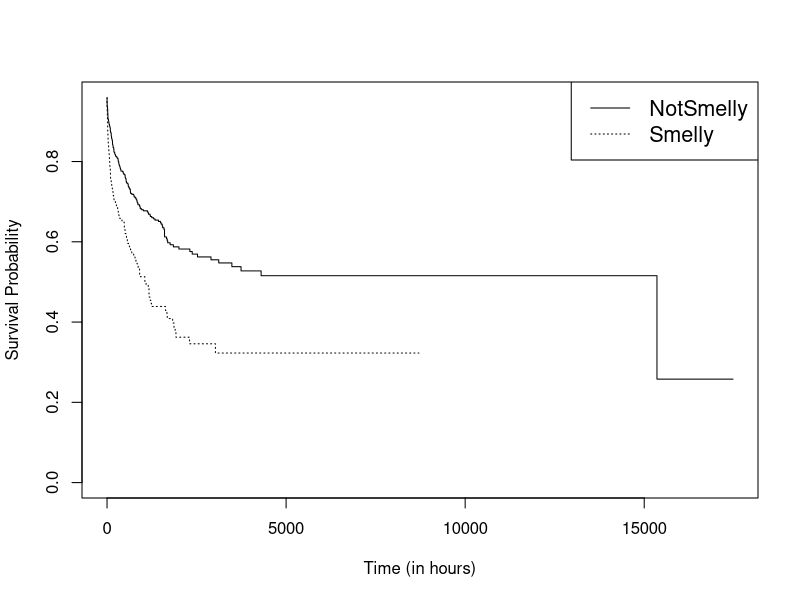
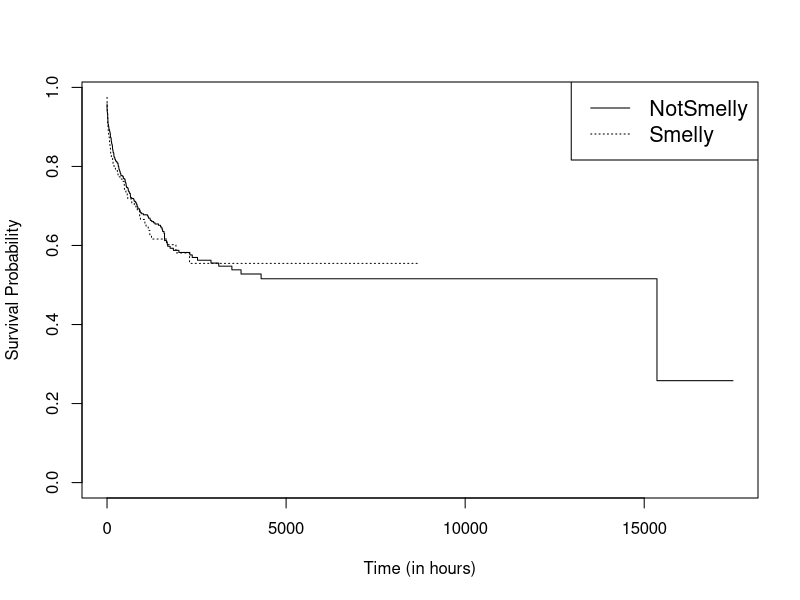
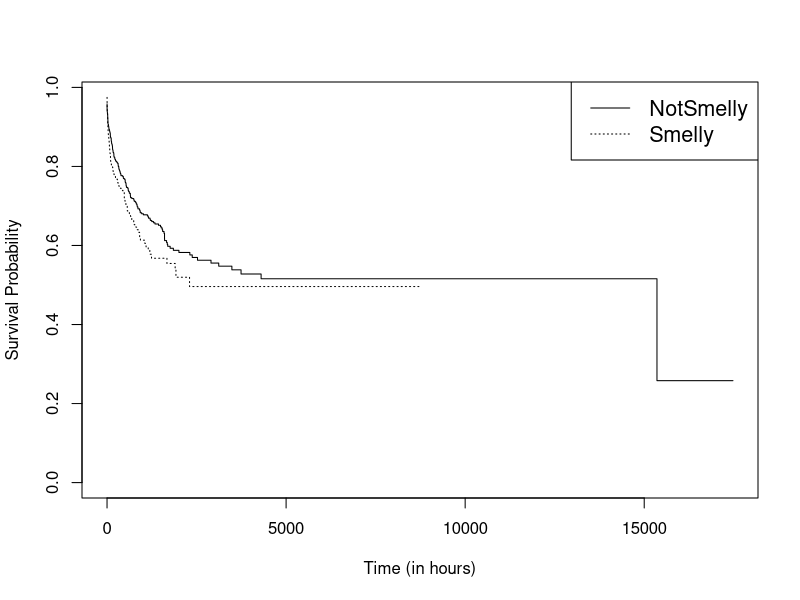

The R source for these figures, in order:
library(survival)
library(rms)

variables <- c('prevBugs','linesAdded','linesRemoved','totalChurn','loc','maxstatements','maxdepth','complexity','maxlen','maxparams','maxnestedcallbacks','complexswitchcase','thisassign','complexchaining','noreassign','noextrabind','condassign','smelly')

type_smells <- c('maxstatements','maxdepth','complexity','maxlen','maxparams','maxnestedcallbacks','complexswitchcase','thisassign','complexchaining','noreassign','noextrabind','condassign')

mydata <- read.csv("Riot_bugs_smells_file-grain.csv")
attach(mydata)
write(sprintf("Results of bugs-smells with file grain"),"Riot_bugs-smells_summary.txt")

for (var in variables) {
	if (var == 'smelly') {
		kmsurvival <- npsurv(Surv(time, event) ~ get(var))
		jpeg('Riot_bugs_smells_file-grain_rplot.jpg')
		plot(kmsurvival,xlab = "Time (in hours)", ylab = "Survival Probability",lty = c(1,3),xaxs="r")
		legend("topright", legend=c("NotSmelly", "Smelly"),lty=c(1,3),cex=1.3)
		dev.off()
	}
	write(sprintf("		Covariate : %s",var),"Riot_bugs-smells_summary.txt",append=TRUE)
	coxsurvival <- coxph(Surv(time, event) ~ get(var))
	write(sprintf("			exp(coef) : %g",coef(summary(coxsurvival))[2]),"Riot_bugs-smells_summary.txt",append=TRUE)
	write(sprintf("			p-value (Cox hazard model) : %g",coef(summary(coxsurvival))[5]),"Riot_bugs-smells_summary.txt",append=TRUE)
	coxsurvival <- coxph(Surv(time, event) ~ get(var))
	testdata <- cox.zph(coxsurvival)
	write(sprintf("			p-value (Porportional hazards assumption) : %g",testdata[[1]][3]),"Riot_bugs-smells_summary.txt",append=TRUE)
}

detach(mydata)
mydata <- read.csv("Riot_bugs_smells_line-grain.csv")
attach(mydata)
write(sprintf("Results of bugs-smells with line grain"),"Riot_bugs-smells_summary.txt",append = TRUE)

for (var in variables) {
	if (var == 'smelly') {
		kmsurvival <- npsurv(Surv(time, event) ~ get(var))
		jpeg('Riot_bugs_smells_line-grain_rplot.jpg')
		plot(kmsurvival,xlab = "Time (in hours)", ylab = "Survival Probability",lty = c(1,3),xaxs="r")
		legend("topright", legend=c("NotSmelly", "Smelly"),lty=c(1,3),cex=1.3)
		dev.off()
		ev <- "event"
	}
	write(sprintf("		Covariate : %s",var),"Riot_bugs-smells_summary.txt",append=TRUE)
	if (is.element(var,type_smells) == TRUE) {
		ev <- paste("event",var,sep='')
	}
	else {
		ev <- "event"
	}
	coxsurvival <- coxph(Surv(time, get(ev)) ~ get(var))
	write(sprintf("			exp(coef) : %g",coef(summary(coxsurvival))[2]),"Riot_bugs-smells_summary.txt",append=TRUE)
	write(sprintf("			p-value (Cox hazard model) : %g",coef(summary(coxsurvival))[5]),"Riot_bugs-smells_summary.txt",append=TRUE)
	coxsurvival <- coxph(Surv(time, get(ev)) ~ get(var))
	testdata <- cox.zph(coxsurvival)
	write(sprintf("			p-value (Porportional hazards assumption) : %g",testdata[[1]][3]),"Riot_bugs-smells_summary.txt",append=TRUE)
}

detach(mydata)
mydata <- read.csv("Riot_bugs_smells_line-grain_large.csv")
attach(mydata)
write(sprintf("Results of bugs-smells with line grain and considering dependencies"),"Riot_bugs-smells_summary.txt",append = TRUE)

for (var in variables) {
	if (var == 'smelly') {
		kmsurvival <- npsurv(Surv(time, event) ~ get(var))
		jpeg('Riot_bugs_smells_line-grain_large_rplot.jpg')
		plot(kmsurvival,xlab = "Time (in hours)", ylab = "Survival Probability",lty = c(1,3),xaxs="r")
		legend("topright", legend=c("NotSmelly", "Smelly"),lty=c(1,3),cex=1.3)
		dev.off()
		ev <- "event"
	}
	write(sprintf("		Covariate : %s",var),"Riot_bugs-smells_summary.txt",append=TRUE)
	if (is.element(var,type_smells) == TRUE) {
		ev <- paste("event",var,sep='')
	}
	else {
		ev <- "event"
	}
	coxsurvival <- coxph(Surv(time, get(ev)) ~ get(var))
	write(sprintf("			exp(coef) : %g",coef(summary(coxsurvival))[2]),"Riot_bugs-smells_summary.txt",append=TRUE)
	write(sprintf("			p-value (Cox hazard model) : %g",coef(summary(coxsurvival))[5]),"Riot_bugs-smells_summary.txt",append=TRUE)
	coxsurvival <- coxph(Surv(time, get(ev)) ~ get(var))
	testdata <- cox.zph(coxsurvival)
	write(sprintf("			p-value (Porportional hazards assumption) : %g",testdata[[1]][3]),"Riot_bugs-smells_summary.txt",append=TRUE)
}
